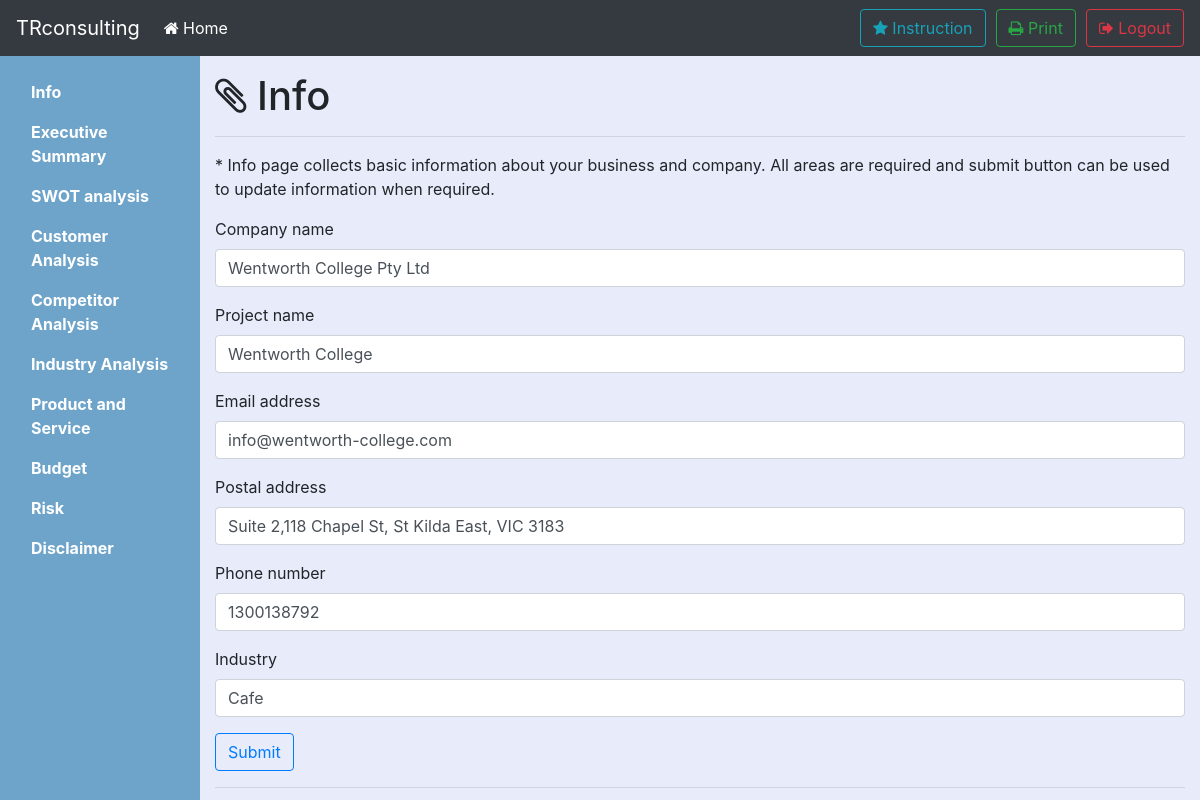
Before: /1/info (signed in) with the older database file.
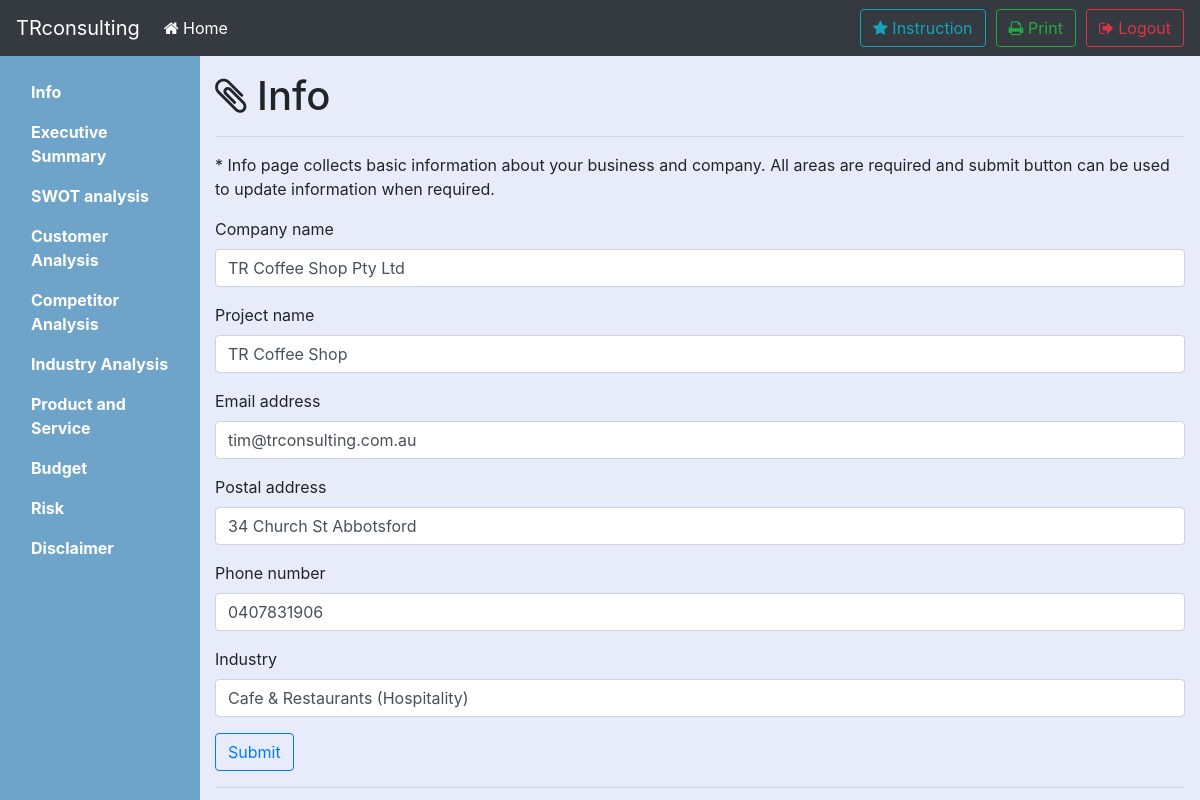
After: the same page with the newer database file.
### tables this page shows
CREATE TABLE INFO(pid INTEGER PRIMARY KEY, c_name VARCHAR, p_name VARCHAR, e_addr VARCHAR, p_addr VARCHAR, num VARCHAR,industry VARCHAR);

### bpb.py (the view)
@app.route('/<int:pid>/info',methods=['GET','POST'])
def info(pid):
	if login_status(session,pid):
		if request.method == 'GET':
			data=db_func.select_record('info',pid)
			return render_template('info.html',data=data)
		elif request.method == 'POST':
			c_name = request.form['theName']
			p_name = request.form['projectName']
			e_addr = request.form['theEmail']
			p_addr = request.form['postAddr']
			num = request.form['phoneNum']
			industry = request.form['theIndustry']
			if db_func.validate_content(db_func.select_record('info',pid)):
				db_func.update_info(pid,c_name,p_name,e_addr,p_addr,num,industry)
				flash('successfully update !')
				return redirect('/%d/info' % pid)
			else:
				db_func.insert_info(pid, c_name,p_name,e_addr,p_addr,num,industry)
				flash('successfully insert !')
				return redirect('/%d/info' % pid)
		else:
			return redirect(url_for('login'))
	return redirect(url_for('login'))

### bpb.py (called while the page is built)
def login_status(session,pid):
	if 'logged_in' in session:
		if session['logged_in'] == True and session['project_number'][0] == pid:
			return True
		else:
			return False
	return False

### db_func.py (called while the page is built)
def select_record(table,pid):
	conn = sqlite3.connect('test.db')
	c = conn.cursor()
	c.execute('''SELECT * FROM '%s' WHERE pid='%d' ''' % (table,pid))
	content = c.fetchall()
	conn.commit()
	conn.close()
	return content

### templates/info.html (shortened to what this page needs)
{% extends "layout.html" %}
{% block main %}
<main class="col-sm-9 ml-sm-auto col-md-10 pt-3" style="background-color:#e8ecfa;" role="main">
  <h1><i class="fa fa-paperclip" aria-hidden="true"></i> Info</h1>
  <section class="placeholders" >
    <div>
      <hr>
      {% if data[0] %}
      <form method="post">
        <blockquote>* Info page collects basic information about your business and company. All areas are required and submit button can be used to update information when required.</blockquote>
        <div class="form-group">
          <label>Company name</label>
          <input name="theName" value="{{ data[0][1] }}" type="text" class="form-control" placeholder="Company name" required="" autofocus="">
        </div>
        <div class="form-group">
          <label>Project name</label>
          <input name="projectName" value="{{ data[0][2] }}" type="text" class="form-control" placeholder="Project name" required="" autofocus="">
        </div>
        <div class="form-group">
          <label>Email address</label>
          <input  name="theEmail" value="{{ data[0][3] }}" type="email" class="form-control" placeholder="Email" required="" autofocus="">
        </div>
        <div class="form-group">
          <label>Postal address</label>
          <input name="postAddr" value="{{ data[0][4] }}" type="address" class="form-control" placeholder="Postal Address" required="" autofocus"">
        </div>
        <div class="form-group">
          <label>Phone number</label>
          <input name="phoneNum" value="{{ data[0][5] }}" type="number" class="form-control" placeholder="Phone number" required="" autofocus"">
        </div>
        <div class="form-group">
          <label>Industry</label>
          <input name="theIndustry" value="{{ data[0][6] }}" class="form-control" placeholder="Industry" required="" autofocus="">
        </div>
        <input class="btn btn-outline-primary" method = "post" type="submit" value="Submit"></input>
        <hr>
      </form>
        {% endif %}
    </div>
  </section>
</main>
{% endblock %}

### templates/layout.html (shortened to what this page needs)
<!DOCTYPE html>
<html lang="en"><head><meta http-equiv="Content-Type" content="text/html; charset=UTF-8">
	<link rel="stylesheet" href="https://maxcdn.bootstrapcdn.com/bootstrap/4.0.0-beta/css/bootstrap.min.css">
	<link rel="stylesheet" href="https://maxcdn.bootstrapcdn.com/font-awesome/4.7.0/css/font-awesome.min.css">
</head>
<body>
	<nav class="navbar navbar-expand-md navbar-dark bg-dark">
		<a class="navbar-brand" href="/">TRconsulting</a>
		<div class="collapse navbar-collapse" id="navbarsExampleDefault">
			<ul class="navbar-nav mr-auto">
				<li class="nav-item active">
					<a class="nav-link" href="/"><i class="fa fa-home" aria-hidden="true"></i> Home <span class="sr-only">(current)</span></a>
				</li>
			</ul>
			<button class="btn btn-outline-info" data-toggle="modal" data-target="#instruction"><i class="fa fa-star" aria-hidden="true"></i>  Instruction</button>
			<a class="btn btn-outline-success my-2 my-sm-0" style="margin-left:10px;" href="{{ '/%d/sendpdf' % session['project_number'][0] }}"><i class="fa fa-print" aria-hidden="true"></i> Print</a>
			<a class="btn btn-outline-danger" style="margin-left:10px;" href="\logout"><i class="fa fa-sign-out" aria-hidden="true"></i> Logout</a>
		</div>
	</nav>
	<div class="container-fluid">
		<div class="row">
			<nav class="col-sm-3 col-md-2 d-none d-sm-block sidebar" style="background-color:#6ea4ca;">
				<ul class="nav nav-pills flex-column">
					<li class="nav-item">
						<a class="nav-link" href="#"> </a>
					</li>
					<li class="nav-item">
						<a class="nav-link text-white" href="{{ '/%d/info' % session['project_number'][0] }}"><b> Info</b> </a>
					</li>
					<li class="nav-item">
						<a class="nav-link text-white" href="{{ '/%d/exec_sum' % session['project_number'][0] }}"><b> Executive Summary</b></a>
					</li>
					<li class="nav-item">
						<a class="nav-link text-white" href="{{ '/%d/SWOT' % session['project_number'][0] }}"> <b> SWOT analysis</b></a>
					</li>
					<li class="nav-item">
						<a class="nav-link text-white" href="{{ '/%d/customeranalysis' % session['project_number'][0] }}"> <b> Customer Analysis</b></a>
					</li>
					<li class="nav-item">
						<a class="nav-link text-white"  href="{{ '/%d/competitoranalysis' % session['project_number'][0] }}"> <b> Competitor Analysis</b></a>
					</li>
				</ul>
				<ul class="nav nav-pills flex-column">
					<li class="nav-item">
						<a class="nav-link text-white" href="{{ '/%d/industry_analysis' % session['project_number'][0] }}"> <b> Industry Analysis</b></a>
					</li>
					<li class="nav-item">
						<a class="nav-link text-white" href="{{ '/%d/product_service' % session['project_number'][0] }}"> <b> Product and Service</b></a>
					</li>
					<li class="nav-item">
						<a class="nav-link text-white" href="{{ '/%d/budget' % session['project_number'][0] }}"> <b> Budget</b></a>
					</li>
					<li class="nav-item">
						<a class="nav-link text-white" href="{{ '/%d/risk' % session['project_number'][0] }}"> <b> Risk</b></a>
					</li>
				</ul>
				<ul class="nav nav-pills flex-column">
					<li class="nav-item">
						<a class="nav-link text-white" href="{{ '/%d/disclaimer' % session['project_number'][0] }}"> <b> Disclaimer</b></a>
					</li>
				</ul>
			</nav>
			{% block main %} {% endblock %}
		</div>
	</div>
</body>
</html>

### templates/layout.html (style rules this page uses)
main { "background-color:#f4f4f4;" }

Changed rows visible on the page:
changed INFO: theName "Wentworth College Pty Ltd" → "TR Coffee Shop Pty Ltd"; projectName "Wentworth College" → "TR Coffee Shop"; theEmail "info@wentworth-college.com" → "tim@trconsulting.com.au"; postAddr "Suite 2,118 Chapel St, St Kilda East, VIC 3183" → "34 Church St Abbotsford"; phoneNum "1300138792" → "0407831906"; theIndustry "Cafe" → "Cafe & Restaurants (Hospitality)"
